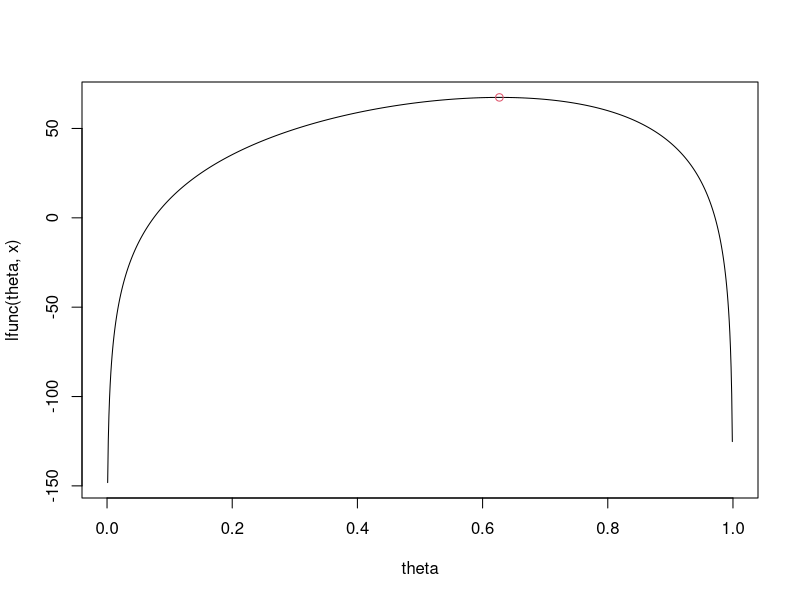
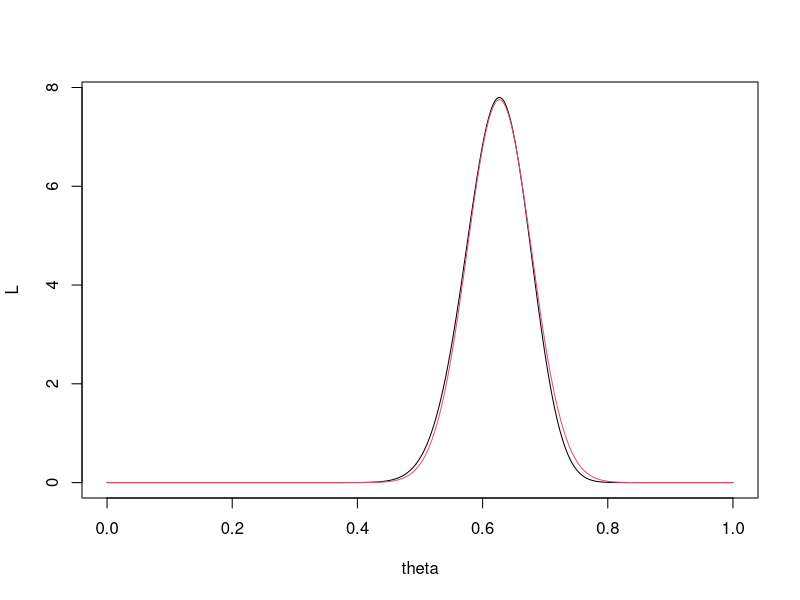
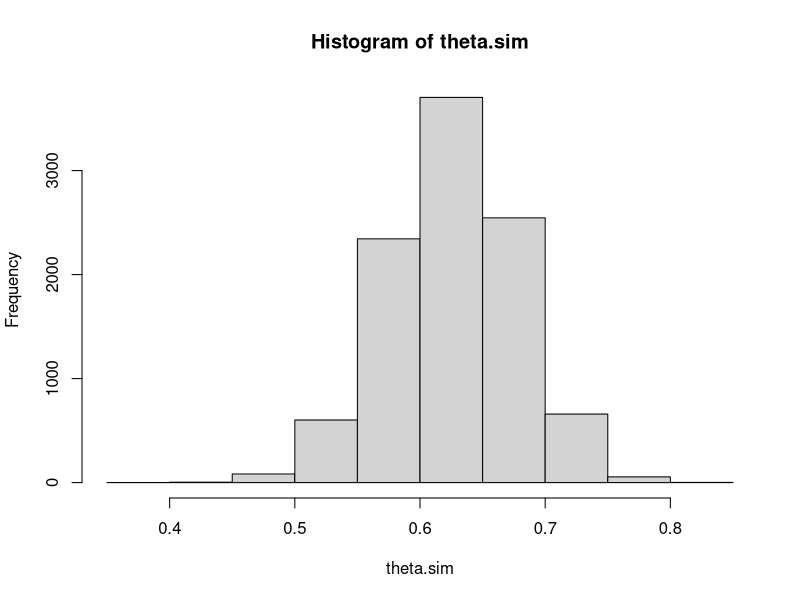

The R source for these figures, in order:
#Genetic linkage
x = c(34,18,20,125)
#x = c(5,0,1,14)

# likelihooden
lfunc = function(theta,x)
{
  x[1]*log(theta)+(x[2]+x[3])*log(1-theta)+x[4]*log(2+theta)
}

# derivative of the likelihood (score function)
sfunc = function(theta,x)
{
  x[1]/theta - (x[2]+x[3])/(1-theta)+x[4]/(2+theta)
}

# second derivative of the likelihood (append a minus), 
Jfunc = function(theta,x)
{
  x[1]/theta^2 + (x[2]+x[3])/(1-theta)^2+x[4]/(2+theta)^2
}

theta = seq(0,1,length=1000)
plot(theta,lfunc(theta,x),type="l")
#dev.copy2pdf(file="../doc/genetic_linkage_2.pdf")

# genetic linkage model, newton rapshon method
gen.link.NR = function(x,theta=0.5,eps=0.0001,print.it=TRUE)
{
  
  # find the calues of the current theta
  l = lfunc(theta,x)
  s = sfunc(theta,x)
  J = Jfunc(theta,x)
  
  show(c(theta,l,s,J))
  
  # When the score function is small, then we are close to a extrema 
  while(abs(s)>eps)
  {
    # updating theta with newton rapshon
    alpha = 1
    theta.new = theta +alpha*s/J
    l.new = lfunc(theta.new,x)
    #show(c(theta.new,l.new))
    
    # if we went to far, we will make the steplength less
    while(theta.new < 0 | theta.new > 1 | l.new<l)
    {
      alpha = alpha/2
      theta.new = theta +alpha*s/J
      l.new = lfunc(theta.new,x)
    }
    
    # changing the different parameters, for new iteration
    theta = theta.new
    l = l.new
    s = sfunc(theta,x)
    J = Jfunc(theta,x)
    show(c(theta,l,s,J,alpha))
  }
  theta
}

# finding MLE of theta
theta.hat = gen.link.NR(x,0.5,print.it=TRUE)
sd.theta.hat = 1/sqrt(Jfunc(theta.hat,x))

print("Theta.hat")
show(c(theta.hat,sd.theta.hat))
points(theta.hat,lfunc(theta.hat,x),col=2)

Delta = theta[2]-theta[1]
L = exp(lfunc(theta,x))   #Unnormalized likelihood
L = L/(sum(L)*Delta)
plot(theta,L,type="l")
lines(theta,dnorm(theta,theta.hat,sd.theta.hat),col=2)

gen.link.EM = function(x,theta=0.5,eps=0.0001,print.it=TRUE)
{
 more = TRUE
 if(print.it)
  show(c(theta,lfunc(theta,x)))
 while(more)
  {
   # The update according to EM-algorithm
   theta.new = (x[1]+x[4]*theta/(2+theta))/(x[1]+x[2]+x[3]+x[4]*theta/(2+theta))
   more = abs(theta.new-theta)>eps
   theta = theta.new
   if(print.it)
     show(c(theta,lfunc(theta,x)))
 }
 theta
}
theta.hat = gen.link.EM(x,0.5,print.it=TRUE)
print("Theta.hat")
show(theta.hat)
points(theta.hat,lfunc(theta.hat,x),col=3)

#Bootstrapping
#Note: Should here bootstrap indivuduals, 
#first convert to a vector giving categories for each individual
y = rep(1:4,x)
n = sum(x)

B = 10000
theta.sim = rep(NA,B)
for(b in 1:B)
{
  y.sim = sample(y,n,replace=T)
  x.sim = table(c(y.sim,1:4))-1   #Trick to guarantee that all 4 categories are counted
  theta.sim[b] = gen.link.EM(x.sim,theta=0.5,print.it=FALSE)
}
hist(theta.sim)
print("Bias:")
show(mean(theta.sim)-theta.hat)
print("Standard error:")
show(sd(theta.sim))

